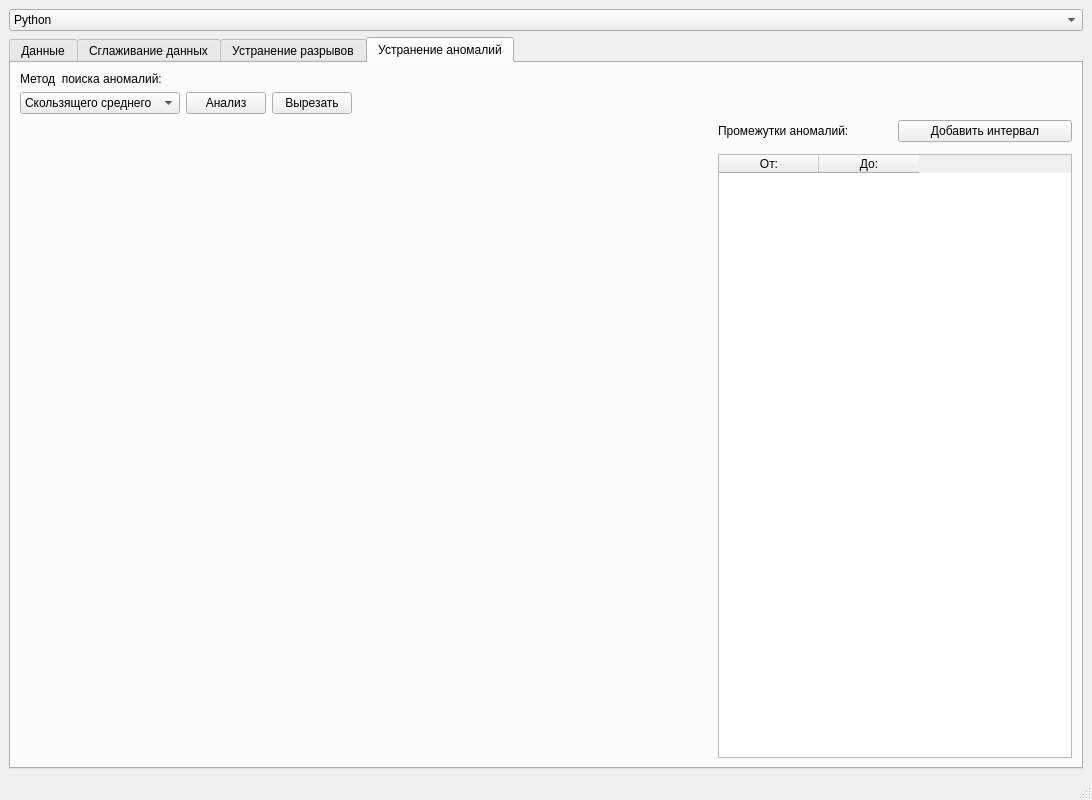
<?xml version="1.0" encoding="UTF-8"?>
<ui version="4.0">
 <class>MainWindow</class>
 <widget class="QMainWindow" name="MainWindow">
  <property name="geometry">
   <rect>
    <x>0</x>
    <y>0</y>
    <width>1092</width>
    <height>800</height>
   </rect>
  </property>
  <property name="windowTitle">
   <string>MainWindow</string>
  </property>
  <widget class="QWidget" name="centralwidget">
   <layout class="QGridLayout" name="gridLayout_2">
    <item row="1" column="0">
     <layout class="QGridLayout" name="gridLayout">
      <property name="sizeConstraint">
       <enum>QLayout::SetDefaultConstraint</enum>
      </property>
      <item row="0" column="0">
       <widget class="QTabWidget" name="tabWidget">
        <property name="currentIndex">
         <number>3</number>
        </property>
        <widget class="QWidget" name="tab">
         <attribute name="title">
          <string>Данные</string>
         </attribute>
         <layout class="QGridLayout" name="gridLayout_4">
          <item row="0" column="1">
           <widget class="QLabel" name="label">
            <property name="text">
             <string> Файл с коротажной прямой</string>
            </property>
           </widget>
          </item>
          <item row="0" column="0" rowspan="8">
           <widget class="QTreeWidget" name="treewidget_all_signals">
            <column>
             <property name="text">
              <string>Название листа:</string>
             </property>
            </column>
           </widget>
          </item>
          <item row="1" column="1">
           <widget class="QPushButton" name="open_dialog">
            <property name="text">
             <string>Выбрать файл</string>
            </property>
           </widget>
          </item>
          <item row="3" column="1">
           <widget class="QLineEdit" name="signal_name"/>
          </item>
          <item row="4" column="1">
           <widget class="QPushButton" name="set_signal">
            <property name="text">
             <string>Добавить</string>
            </property>
           </widget>
          </item>
          <item row="5" column="1">
           <widget class="QLabel" name="label_14">
            <property name="text">
             <string>&lt;!DOCTYPE HTML PUBLIC &quot;-//W3C//DTD HTML 4.0//EN&quot; &quot;http://www.w3.org/TR/REC-html40/strict.dtd&quot;&gt;
&lt;html&gt;&lt;head&gt;&lt;meta name=&quot;qrichtext&quot; content=&quot;1&quot; /&gt;&lt;style type=&quot;text/css&quot;&gt;
p, li { white-space: pre-wrap; }
&lt;/style&gt;&lt;/head&gt;&lt;body style=&quot; font-family:'MS Shell Dlg 2'; font-size:8pt; font-weight:400; font-style:normal;&quot;&gt;
&lt;p style=&quot; margin-top:0px; margin-bottom:0px; margin-left:0px; margin-right:0px; -qt-block-indent:0; text-indent:0px;&quot;&gt;Выбранные сигналы:&lt;/p&gt;
&lt;p style=&quot;-qt-paragraph-type:empty; margin-top:0px; margin-bottom:0px; margin-left:0px; margin-right:0px; -qt-block-indent:0; text-indent:0px;&quot;&gt;&lt;br /&gt;&lt;/p&gt;&lt;/body&gt;&lt;/html&gt;</string>
            </property>
           </widget>
          </item>
          <item row="6" column="1">
           <widget class="QTableWidget" name="tablewidget_buffer_signals">
            <property name="defaultDropAction">
             <enum>Qt::IgnoreAction</enum>
            </property>
            <column>
             <property name="text">
              <string>Сигналы:</string>
             </property>
            </column>
           </widget>
          </item>
          <item row="7" column="1">
           <widget class="QPushButton" name="save_file">
            <property name="text">
             <string>Сохранить</string>
            </property>
           </widget>
          </item>
          <item row="2" column="1">
           <widget class="QLabel" name="label_13">
            <property name="text">
             <string>Текущий сигнал:</string>
            </property>
           </widget>
          </item>
         </layout>
        </widget>
        <widget class="QWidget" name="tab_2">
         <attribute name="title">
          <string>Сглаживание данных</string>
         </attribute>
         <widget class="QWidget" name="smoothing_widget" native="true">
          <property name="geometry">
           <rect>
            <x>9</x>
            <y>79</y>
            <width>1041</width>
            <height>621</height>
           </rect>
          </property>
         </widget>
         <widget class="QWidget" name="layoutWidget">
          <property name="geometry">
           <rect>
            <x>10</x>
            <y>11</y>
            <width>720</width>
            <height>53</height>
           </rect>
          </property>
          <layout class="QGridLayout" name="gridLayout_3">
           <item row="1" column="2">
            <widget class="QSpinBox" name="smoothing_window_value_widget">
             <property name="maximum">
              <number>1000</number>
             </property>
             <property name="value">
              <number>0</number>
             </property>
             <property name="displayIntegerBase">
              <number>10</number>
             </property>
            </widget>
           </item>
           <item row="0" column="2">
            <widget class="QLabel" name="smoothing_window_widget">
             <property name="text">
              <string>Ширина окна:</string>
             </property>
            </widget>
           </item>
           <item row="1" column="3">
            <widget class="QDoubleSpinBox" name="smoothing_param_value_widget">
             <property name="maximum">
              <double>100.000000000000000</double>
             </property>
             <property name="singleStep">
              <double>0.010000000000000</double>
             </property>
            </widget>
           </item>
           <item row="0" column="3">
            <widget class="QLabel" name="smoothing_param_window">
             <property name="text">
              <string>Подбор параметра:</string>
             </property>
            </widget>
           </item>
           <item row="0" column="0">
            <widget class="QLabel" name="label_2">
             <property name="text">
              <string>Метод сглаживание:</string>
             </property>
            </widget>
           </item>
           <item row="1" column="1">
            <widget class="QPushButton" name="run_smoothing_widget">
             <property name="text">
              <string>Выполнить </string>
             </property>
            </widget>
           </item>
           <item row="1" column="0">
            <widget class="QComboBox" name="list_filter_smoothing_widget">
             <item>
              <property name="text">
               <string>Метод скользящего среднего </string>
              </property>
             </item>
             <item>
              <property name="text">
               <string>Медианный фильтр </string>
              </property>
             </item>
             <item>
              <property name="text">
               <string>Экспонитациональный фильтр</string>
              </property>
             </item>
             <item>
              <property name="text">
               <string>Окно Хэмминга</string>
              </property>
             </item>
             <item>
              <property name="text">
               <string>Окно Гаусса</string>
              </property>
             </item>
            </widget>
           </item>
          </layout>
         </widget>
        </widget>
        <widget class="QWidget" name="tab_4">
         <attribute name="title">
          <string>Устранение разрывов</string>
         </attribute>
         <widget class="QWidget" name="eliminating_gaps_widget" native="true">
          <property name="geometry">
           <rect>
            <x>11</x>
            <y>65</y>
            <width>631</width>
            <height>646</height>
           </rect>
          </property>
         </widget>
         <widget class="QTableWidget" name="tableWidget_2">
          <property name="geometry">
           <rect>
            <x>660</x>
            <y>60</y>
            <width>381</width>
            <height>651</height>
           </rect>
          </property>
          <column>
           <property name="text">
            <string>Промежутки 
аномалий:</string>
           </property>
          </column>
         </widget>
         <widget class="QWidget" name="layoutWidget">
          <property name="geometry">
           <rect>
            <x>10</x>
            <y>12</y>
            <width>369</width>
            <height>55</height>
           </rect>
          </property>
          <layout class="QGridLayout" name="gridLayout_8">
           <item row="0" column="0">
            <widget class="QLabel" name="label_6">
             <property name="text">
              <string>Метод  востановления разрыва :</string>
             </property>
            </widget>
           </item>
           <item row="1" column="0">
            <layout class="QGridLayout" name="gridLayout_6">
             <item row="0" column="0">
              <widget class="QComboBox" name="comboBox_4">
               <item>
                <property name="text">
                 <string>Сплайнами</string>
                </property>
               </item>
              </widget>
             </item>
             <item row="0" column="1">
              <widget class="QPushButton" name="pushButton_8">
               <property name="text">
                <string>Выполнить </string>
               </property>
              </widget>
             </item>
             <item row="0" column="2">
              <widget class="QPushButton" name="pushButton_26">
               <property name="text">
                <string>Применить</string>
               </property>
              </widget>
             </item>
            </layout>
           </item>
          </layout>
         </widget>
        </widget>
        <widget class="QWidget" name="tab_3">
         <attribute name="title">
          <string>Устранение аномалий</string>
         </attribute>
         <layout class="QGridLayout" name="gridLayout_13">
          <item row="2" column="3">
           <widget class="QLabel" name="label_19">
            <property name="text">
             <string>Промежутки аномалий:</string>
            </property>
           </widget>
          </item>
          <item row="3" column="0" rowspan="2" colspan="3">
           <widget class="QWidget" name="search_anomaly_widget" native="true"/>
          </item>
          <item row="4" column="3" colspan="2">
           <widget class="QTableWidget" name="tablewidget_intervals_anomaly">
            <property name="editTriggers">
             <set>QAbstractItemView::AnyKeyPressed|QAbstractItemView::DoubleClicked|QAbstractItemView::EditKeyPressed</set>
            </property>
            <property name="selectionBehavior">
             <enum>QAbstractItemView::SelectRows</enum>
            </property>
            <column>
             <property name="text">
              <string>От:</string>
             </property>
            </column>
            <column>
             <property name="text">
              <string>До:</string>
             </property>
            </column>
           </widget>
          </item>
          <item row="0" column="0" rowspan="2">
           <layout class="QGridLayout" name="gridLayout_11">
            <item row="0" column="0">
             <widget class="QLabel" name="label_5">
              <property name="text">
               <string>Метод  поиска аномалий:</string>
              </property>
             </widget>
            </item>
            <item row="1" column="0">
             <widget class="QComboBox" name="list_method_search_anomaly">
              <item>
               <property name="text">
                <string>Скользящего среднего</string>
               </property>
              </item>
              <item>
               <property name="text">
                <string>Окно Хэмминга</string>
               </property>
              </item>
             </widget>
            </item>
            <item row="1" column="1">
             <widget class="QPushButton" name="run_analysis_signals">
              <property name="text">
               <string>Анализ</string>
              </property>
             </widget>
            </item>
            <item row="1" column="2">
             <widget class="QPushButton" name="cut_intervals_anomaly">
              <property name="text">
               <string>Вырезать</string>
              </property>
             </widget>
            </item>
           </layout>
          </item>
          <item row="2" column="4">
           <widget class="QPushButton" name="append_interval">
            <property name="text">
             <string>Добавить интервал</string>
            </property>
           </widget>
          </item>
         </layout>
        </widget>
       </widget>
      </item>
     </layout>
    </item>
    <item row="0" column="0">
     <widget class="QComboBox" name="comboBox">
      <item>
       <property name="text">
        <string>Python</string>
       </property>
      </item>
      <item>
       <property name="text">
        <string>C++</string>
       </property>
      </item>
      <item>
       <property name="text">
        <string>C++(OpenMP)</string>
       </property>
      </item>
     </widget>
    </item>
   </layout>
  </widget>
  <widget class="QStatusBar" name="statusbar"/>
 </widget>
 <resources/>
 <connections/>
</ui>
